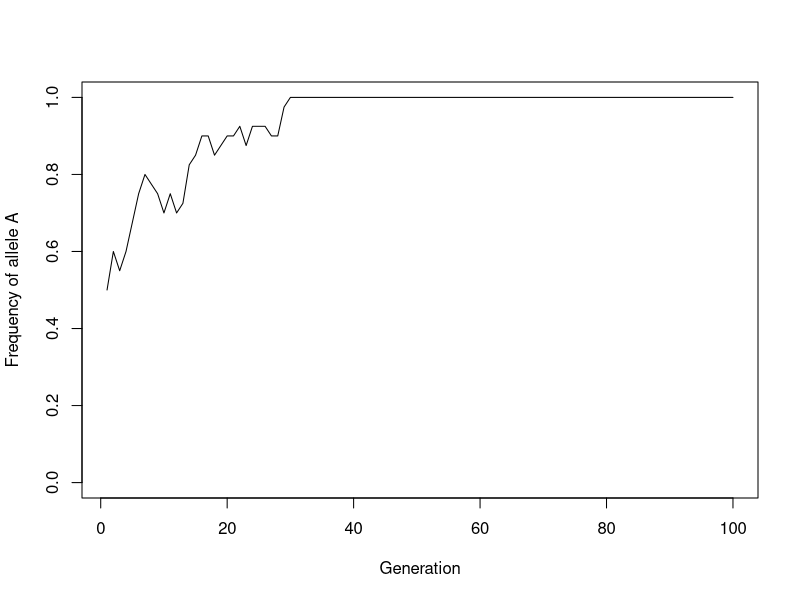
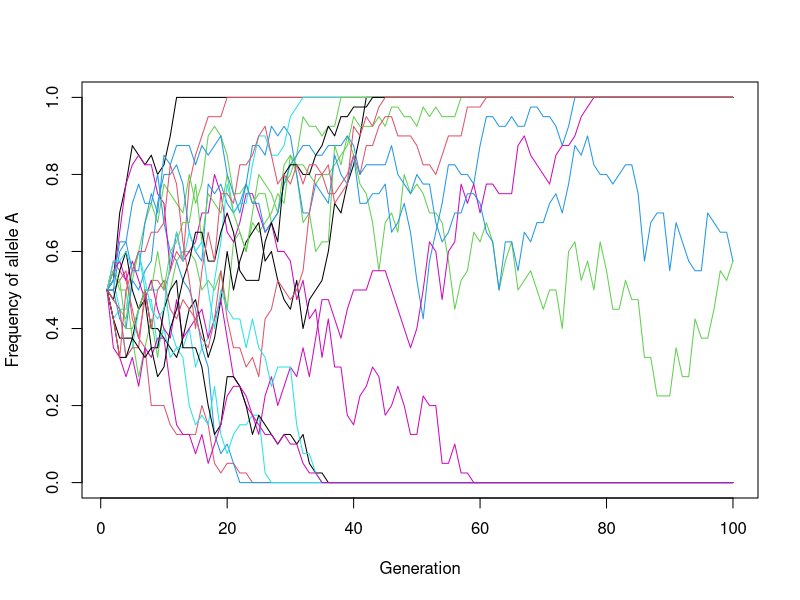
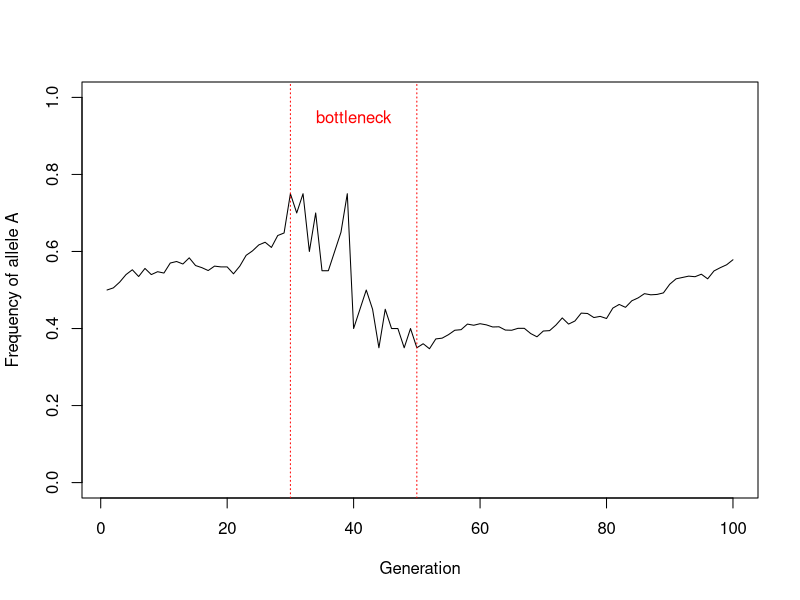
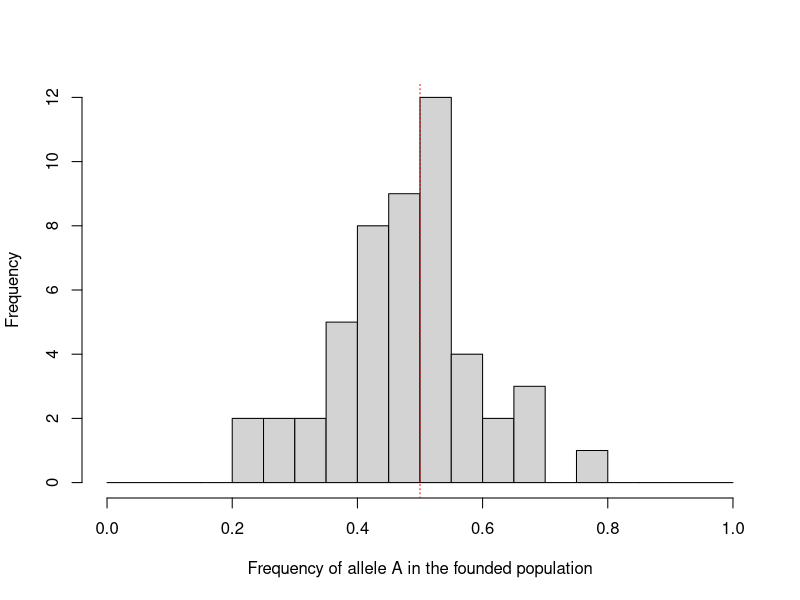
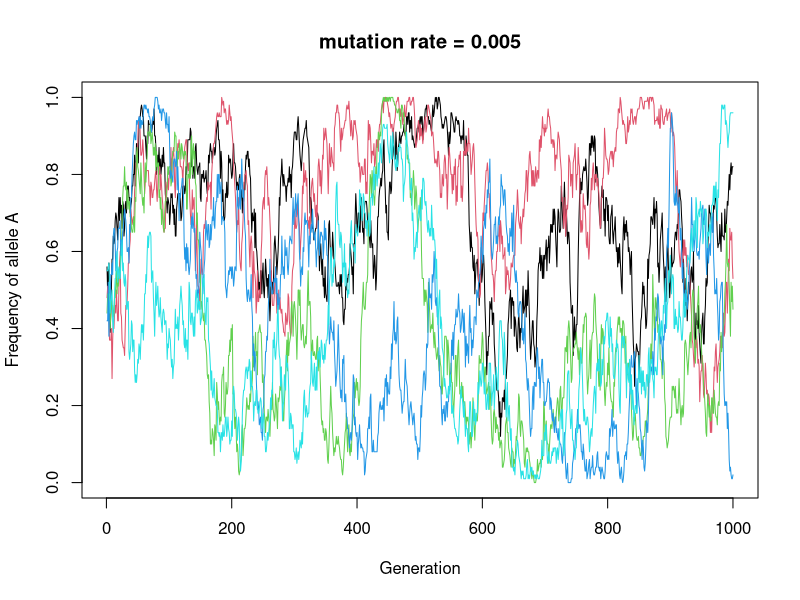

Write R code to recreate these figures, in order.
## ---- chunk 1
set.seed(123)
## ---- chunk 2
pop_size <- 500
## ---- chunk 3
pool_size <- pop_size * 2
## ---- chunk 4
initial_frequency_A <- 0.5
initial_frequency_a <- 1 - initial_frequency_A
## ---- chunk 5
number_A <- round(initial_frequency_A * pool_size)
number_a <- round(initial_frequency_a * pool_size)
## ---- chunk 6
gene_pool <- c(rep("A", number_A), rep("a", number_a))
## ---- chunk 7
table(gene_pool)
## ---- chunk 8
prop.table(table(gene_pool))
## ---- chunk 9
set.seed(123)
## ---- chunk 10
new_gene_pool <- sample(gene_pool, 2 * pop_size, replace = TRUE)
## ---- chunk 11
prop.table(table(new_gene_pool))
## ---- chunk 12
set.seed(124)
## ---- chunk 13
# Set the population size and number of generations
pop_size <- 20
n_gen <- 100

# Set up an empty vector of length n_gen to contain results
allele_freq_A <- rep(NA, n_gen)

# Put in an initial value for frequency of A
allele_freq_A[1] <- 0.5

# Establish the initial gene pool and name it gene_pool_time_n
# This part looks complicated, but it just condenses the code
# from Part 1 into one line.
gene_pool_time_n <- c(
  rep("A", round(2 * allele_freq_A[1] * pop_size)),
  rep("a", round(2 * (1 - allele_freq_A[1]) * pop_size))
)

for (i in 2:n_gen) {
  # Sample 2N alleles, with replacement, to make the next generation
  gene_pool_time_n_plus_1 <- sample(gene_pool_time_n,
    pop_size * 2,
    replace = TRUE
  )
  # Calculate the frequency of A in the new gene pool
  gene_pool_table <- table(factor(gene_pool_time_n_plus_1,
                                  levels = c("A", "a")))
  allele_freq_A[i] <- gene_pool_table["A"] / sum(gene_pool_table)

  # Replace the old gene pool with the new one.
  gene_pool_time_n <- gene_pool_time_n_plus_1
}
## ---- chunk 14
plot(1:n_gen, allele_freq_A, type = "l",
     xlab = "Generation",
     ylab = "Frequency of allele A",
     ylim = c(0, 1))
## ---- chunk 15
simulate_gene_pool <- function(pop_size, n_gen, initial_freq_A) {
  allele_freq_A <- rep(NA, n_gen)
  allele_freq_A[1] <- initial_freq_A

  gene_pool_time_n <- c(
    rep("A", round(2 * initial_freq_A * pop_size)),
    rep("a", round(2 * (1 - initial_freq_A) * pop_size))
  )

  for (i in 2:n_gen) {
    gene_pool_time_n_plus_1 <- sample(gene_pool_time_n,
      pop_size * 2,
      replace = TRUE
    )
    gene_pool_table <- table(factor(gene_pool_time_n_plus_1,
                                    levels = c("A", "a")))
    allele_freq_A[i] <- gene_pool_table["A"] / sum(gene_pool_table)
    gene_pool_time_n <- gene_pool_time_n_plus_1
  }
  return(allele_freq_A)
}
## ---- chunk 16
set.seed(125)
## ---- chunk 17
n_gen <- 100
results <- replicate(20, simulate_gene_pool(pop_size = 20, n_gen = n_gen,
                                            initial_freq_A = 0.5))

matplot(1:n_gen, results, type = "l", lty = 1,
        xlab = "Generation",
        ylab = "Frequency of allele A",
        ylim = c(0, 1))
## ---- chunk 18
final_freq <- results[n_gen, ]
sum(final_freq == 1)   # number of populations where A is fixed
sum(final_freq == 0)   # number of populations where A is lost
## ---- chunk 19
set.seed(126)
## ---- chunk 20
pop_size <- 20
results_rare <- replicate(200, simulate_gene_pool(pop_size = pop_size, n_gen = 300,
                                                  initial_freq_A = 1 / (2 * pop_size)))
final_freq_rare <- results_rare[300, ]
mean(final_freq_rare == 1)   # proportion of populations where A was fixed
mean(final_freq_rare == 0)   # proportion of populations where A was lost
## ---- chunk 21
set.seed(127)
## ---- chunk 22
# Set the starting population size and number of generations
pop_size <- 1000
n_gen <- 100

# Set up an empty vector of length n_gen to contain results
allele_freq_A <- rep(NA, n_gen)

# Put in an initial value for frequency of A
allele_freq_A[1] <- 0.5

# Establish the initial gene pool and name it gene_pool_time_n
gene_pool_time_n <- c(
  rep("A", round(2 * allele_freq_A[1] * pop_size)),
  rep("a", round(2 * (1 - allele_freq_A[1]) * pop_size))
)

for (i in 2:n_gen) {
  # Set the population size for this generation
  if (i %in% 30:50) {
    pop_size <- 10
  } else {
    pop_size <- 1000
  }
  gene_pool_time_n_plus_1 <- sample(gene_pool_time_n,
    pop_size * 2,
    replace = TRUE
  )
  gene_pool_table <- table(factor(gene_pool_time_n_plus_1,
                                  levels = c("A", "a")))
  allele_freq_A[i] <- gene_pool_table["A"] / sum(gene_pool_table)

  # Replace the old gene pool with the new one.
  gene_pool_time_n <- gene_pool_time_n_plus_1
}
plot(1:n_gen, allele_freq_A, type = "l",
     xlab = "Generation",
     ylab = "Frequency of allele A",
     ylim = c(0, 1))
abline(v = 30, col = "red", lty = 3)
abline(v = 50, col = "red", lty = 3)
text(40, 0.95, "bottleneck", col = "red")
## ---- chunk 23
set.seed(128)
## ---- chunk 24
source_pool <- c(rep("A", 1000), rep("a", 1000))

founder_freq_A <- replicate(50, {
  founders <- sample(source_pool, 2 * 10, replace = FALSE)
  mean(founders == "A")
})

hist(founder_freq_A, breaks = seq(0, 1, by = 0.05),
     xlab = "Frequency of allele A in the founded population",
     main = "")
abline(v = 0.5, col = "red", lty = 3)
## ---- chunk 25
set.seed(127)
## ---- chunk 26
# Simulation settings (try changing these)
pop_size      <- 50      # number of individuals
mutation_rate <- 0.005   # chance that an allele mutates, per generation
n_gen         <- 1000    # number of generations
n_pops        <- 5       # number of populations

##########################################################
# If you are unfamiliar with R, don't edit below this line!
##########################################################

allele_freq_A <- matrix(NA, nrow = n_gen, ncol = n_pops)
for (j in 1:n_pops) {
  gene_pool <- c(rep("A", pop_size), rep("a", pop_size))   # start at 0.5
  for (i in 1:n_gen) {
    # Drift: sample 2N alleles, with replacement, as before
    gene_pool <- sample(gene_pool, 2 * pop_size, replace = TRUE)
    # Mutation: each allele mutates to the other type with probability mutation_rate
    mutates <- runif(2 * pop_size) < mutation_rate
    gene_pool[mutates] <- ifelse(gene_pool[mutates] == "A", "a", "A")
    allele_freq_A[i, j] <- mean(gene_pool == "A")
  }
}

matplot(1:n_gen, allele_freq_A, type = "l", lty = 1, ylim = c(0, 1),
        xlab = "Generation", ylab = "Frequency of allele A",
        main = paste("mutation rate =", mutation_rate))

# Average expected heterozygosity (2pq) over the second half of the run
p <- allele_freq_A[(n_gen / 2 + 1):n_gen, ]
mean(2 * p * (1 - p))
